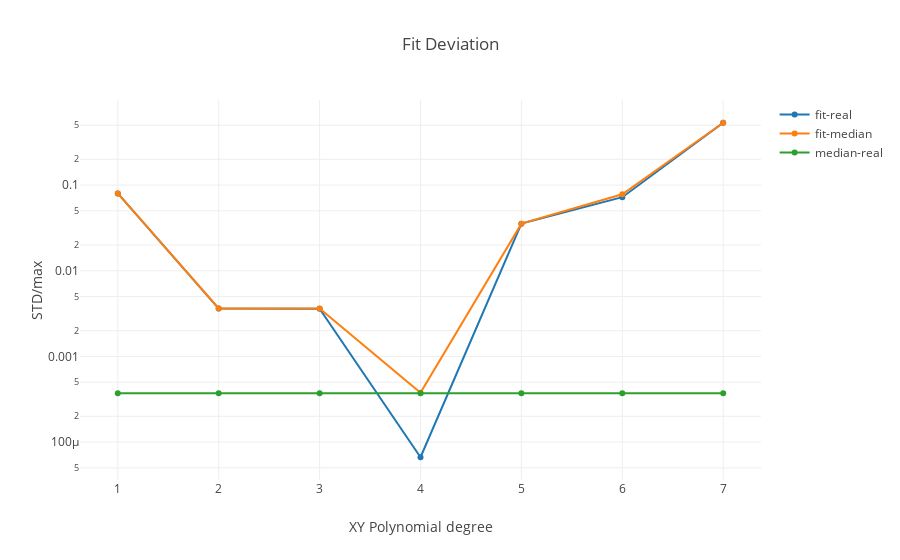

The cell this chart's notebook holds for it:
### Code cell
frp = go.Scatter(x=deg, y=fr, name='fit-real')
fmp = go.Scatter(x=deg, y=fm, name='fit-median')
rmp = go.Scatter(x=deg, y=rm, name='median-real')
data = [frp, fmp, rmp]
layout = dict(title='Fit Deviation', xaxis=dict(
    title='XY Polynomial degree'), yaxis=dict(title='STD/max', type='log'))
fig = dict(data=data, layout=layout)
iplot(fig)

### Figure 1 — Plotly figure (JSON) as saved in the notebook; plotly's stock layout.template omitted (floating-point values rounded to 4 significant figures)
{"data": [{"name": "fit-real", "type": "scatter", "x": [1, 2, 3, 4, 5, 6, 7], "y": [0.07986, 0.003613, 0.003613, 6.65e-05, 0.03549, 0.07226, 0.5344]}, {"name": "fit-median", "type": "scatter", "x": [1, 2, 3, 4, 5, 6, 7], "y": [0.07986, 0.003632, 0.003632, 0.0003776, 0.03549, 0.07826, 0.5344]}, {"name": "median-real", "type": "scatter", "x": [1, 2, 3, 4, 5, 6, 7], "y": [0.0003719, 0.0003722, 0.0003718, 0.0003718, 0.0003722, 0.0003722, 0.0003722]}], "layout": {"title": "Fit Deviation", "xaxis": {"title": "XY Polynomial degree"}, "yaxis": {"title": "STD/max", "type": "log"}}}
